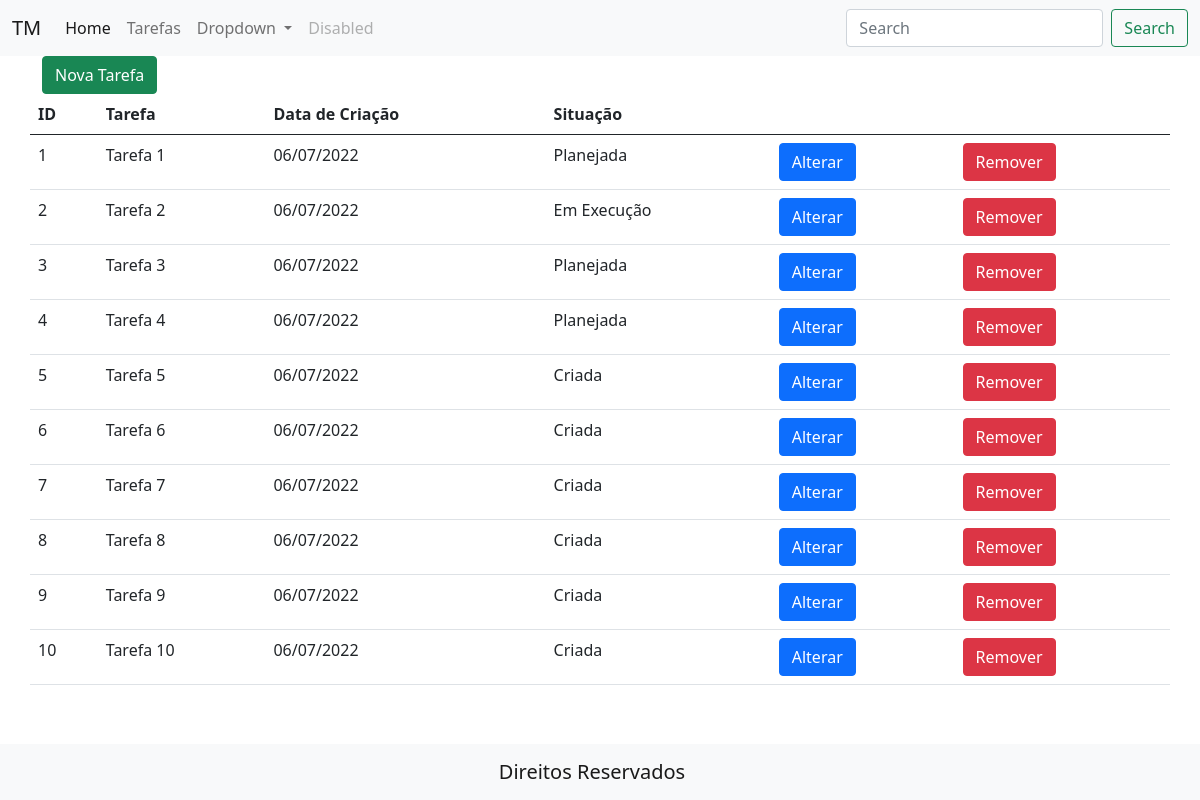
The app's page /todos, older data.
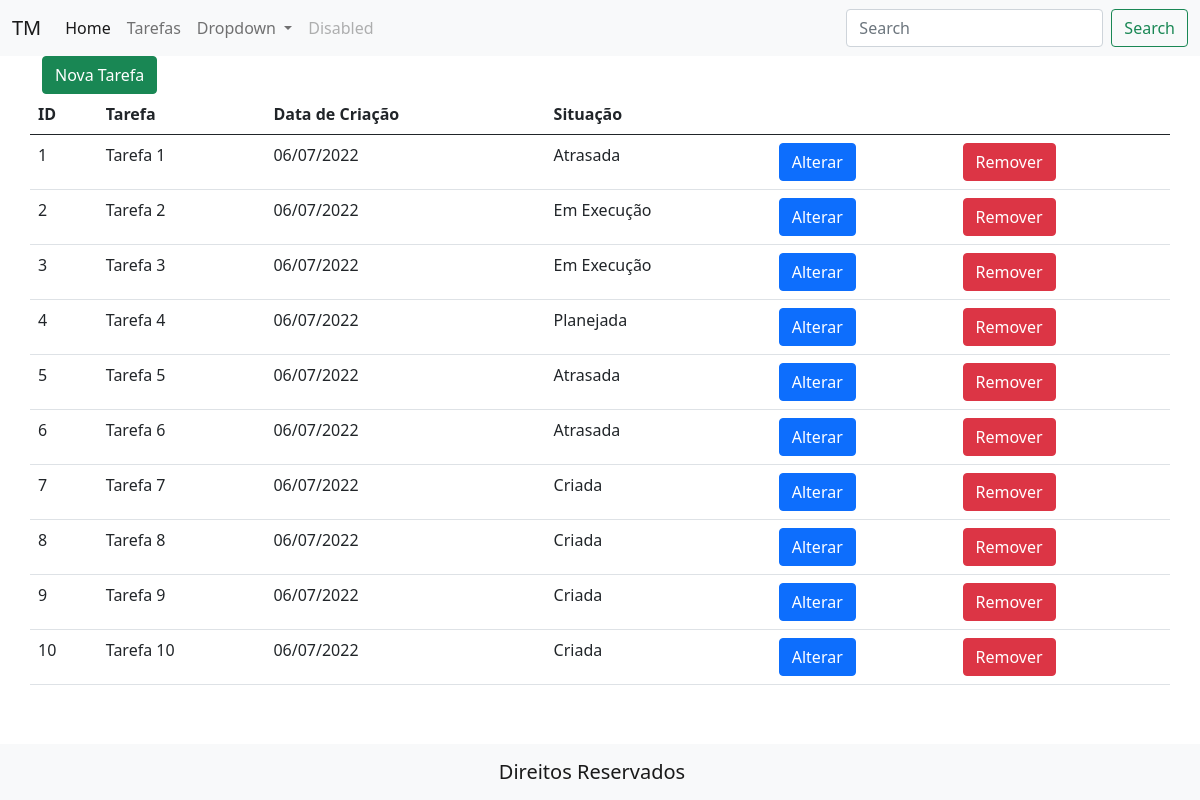
The same page, newer data.
### tables this page shows
CREATE TABLE IF NOT EXISTS `todos` ( 
  `id` int(11) NOT NULL,
  `name` VARCHAR(255) NOT NULL,
  `status` VARCHAR(20) NOT NULL DEFAULT 'created',
  `creation_date` DATE NOT NULL DEFAULT (CURRENT_DATE)
);

### controllers/TodosController.php (called while the page is built, shortened)
<?php
class TodosController
{
    public static function index()
    {
        include 'models/TodosModel.php';
        $model = new TodosModel();
        $model->getAllRows();
        include 'views/modules/todos/ListTodos.php';
    }
}
?>

### models/TodosModel.php (called while the page is built, shortened)
<?php
class TodosModel
{
    public function getAllRows()
    {
        include 'DAO/TodosDao.php';
        $dao = new TodosDao();
        $this->rows = $dao->select();
    }
}

### DAO/TodosDao.php (called while the page is built, shortened)
<?php
class TodosDAO
{
    private $conn;
    public function __construct()
    {
        $dsn = "mysql:host=mysql_db:3306;dbname=todos_db";
        $this->conn = new PDO($dsn, 'root', 'root');
    }
    public function select()
    {
        $sql = "SELECT * FROM todos";
        $stmt = $this->conn->prepare($sql);
        $stmt->execute();
        return $stmt->fetchAll(PDO::FETCH_CLASS);
    }
}

### views/modules/todos/ListTodos.php (the view)
<?php include 'views/layout/header.php'; ?>
<main class="container">
    <div class="">
        <a href="/todos/new" class="btn btn-success">Nova Tarefa</a>
    </div>
    <div class="row">
        <table class="table">
            <thead>
                <tr class="table-head">
                    <th>ID</th>
                    <th>Tarefa</th>
                    <th>Data de Criação</th>
                    <th>Situação</th>
                    <th></th>
                    <th></th>
                </tr>
            </thead>
            <tbody>
                <?php foreach ($model->rows as $item): ?>
                    <tr>
                        <td><?= $item->id ?></td>
                        <td><?= $item->name ?></td>
                        <td><?= date("d/m/Y", strtotime($item->creation_date)) ?></td>
                        <td><?= $item->status ?></td>
                        <td>
                            <a href="/todos/edit?id=<?= $item->id ?>" class="btn btn-primary">Alterar</a>
                        </td>
                        <td>
                            <a href="/todos/delete?id=<?= $item->id ?>" class="btn btn-danger">Remover</a>
                        </td>
                    </tr>
                <?php endforeach ?>
            </tbody>
        </table>
    </div>
</main>
<?php include 'views/layout/footer.php'; ?>

### index.php (shortened to what this page needs)
<?php
include 'controllers/TodosController.php';
$url = parse_url($_SERVER['REQUEST_URI'], PHP_URL_PATH);
switch($url)
{
    case '/todos':
        TodosController::index();
    break;
}

### views/layout/header.php (shortened to what this page needs)
<!DOCTYPE html>
<html lang="en">
<head>
    <link href="https://cdn.jsdelivr.net/npm/bootstrap@5.0.2/dist/css/bootstrap.min.css" rel="stylesheet">
</head>
<body>
    <nav class="navbar navbar-expand-lg navbar-light bg-light">
        <div class="container-fluid">
            <a class="navbar-brand" href="#">TM</a>
            <div class="collapse navbar-collapse" id="navbarSupportedContent">
            <ul class="navbar-nav me-auto mb-2 mb-lg-0">
                <li class="nav-item">
                <a class="nav-link active" aria-current="page" href="/">Home</a>
                </li>
                <li class="nav-item">
                <a class="nav-link" href="/todos">Tarefas</a>
                </li>
                <li class="nav-item dropdown">
                <a class="nav-link dropdown-toggle" href="#" id="navbarDropdown" role="button" data-bs-toggle="dropdown" aria-expanded="false">
                    Dropdown
                </a>
                </li>
                <li class="nav-item">
                <a class="nav-link disabled" href="#" tabindex="-1" aria-disabled="true">Disabled</a>
                </li>
            </ul>
            <form class="d-flex">
                <input class="form-control me-2" type="search" placeholder="Search" aria-label="Search">
                <button class="btn btn-outline-success" type="submit">Search</button>
            </form>
            </div>
        </div>
    </nav>

### views/layout/footer.php (shortened to what this page needs)
        <nav class="navbar fixed-bottom navbar-light bg-light">
            <div class="container-fluid aligin-items-center justify-content-center">
                <a class="navbar-brand" href="#">Direitos Reservados</a>
            </div>
        </nav>
    </body>
</html>

Row changes from the older to the newer data that the page shows:
changed todos "Tarefa 1": status "Planejada" → "Atrasada"
changed todos "Tarefa 3": status "Planejada" → "Em Execução"
changed todos "Tarefa 5": status "Criada" → "Atrasada"
changed todos "Tarefa 6": status "Criada" → "Atrasada"
